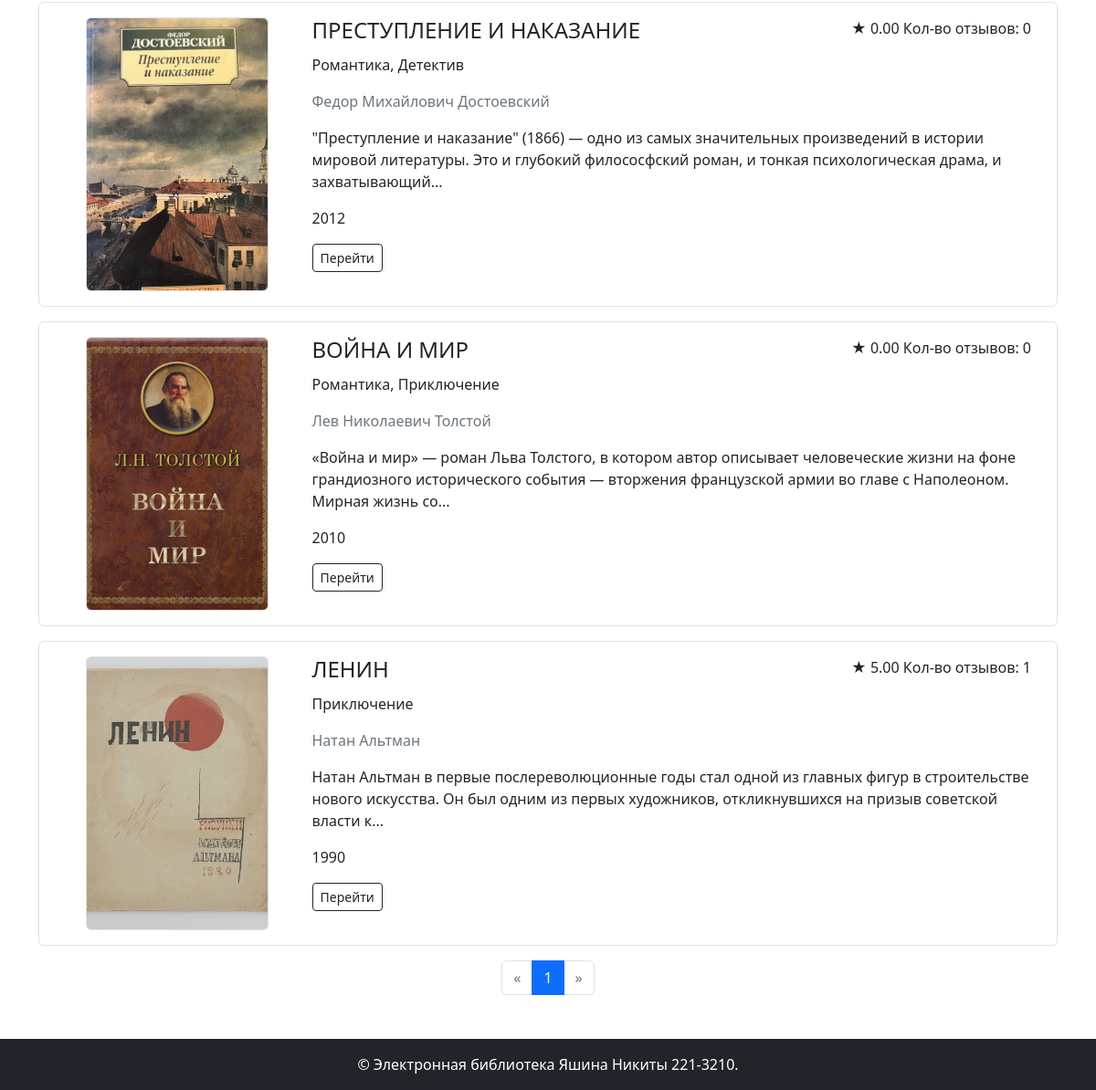
/books/ (lower part), run on an earlier commit of the app's database.
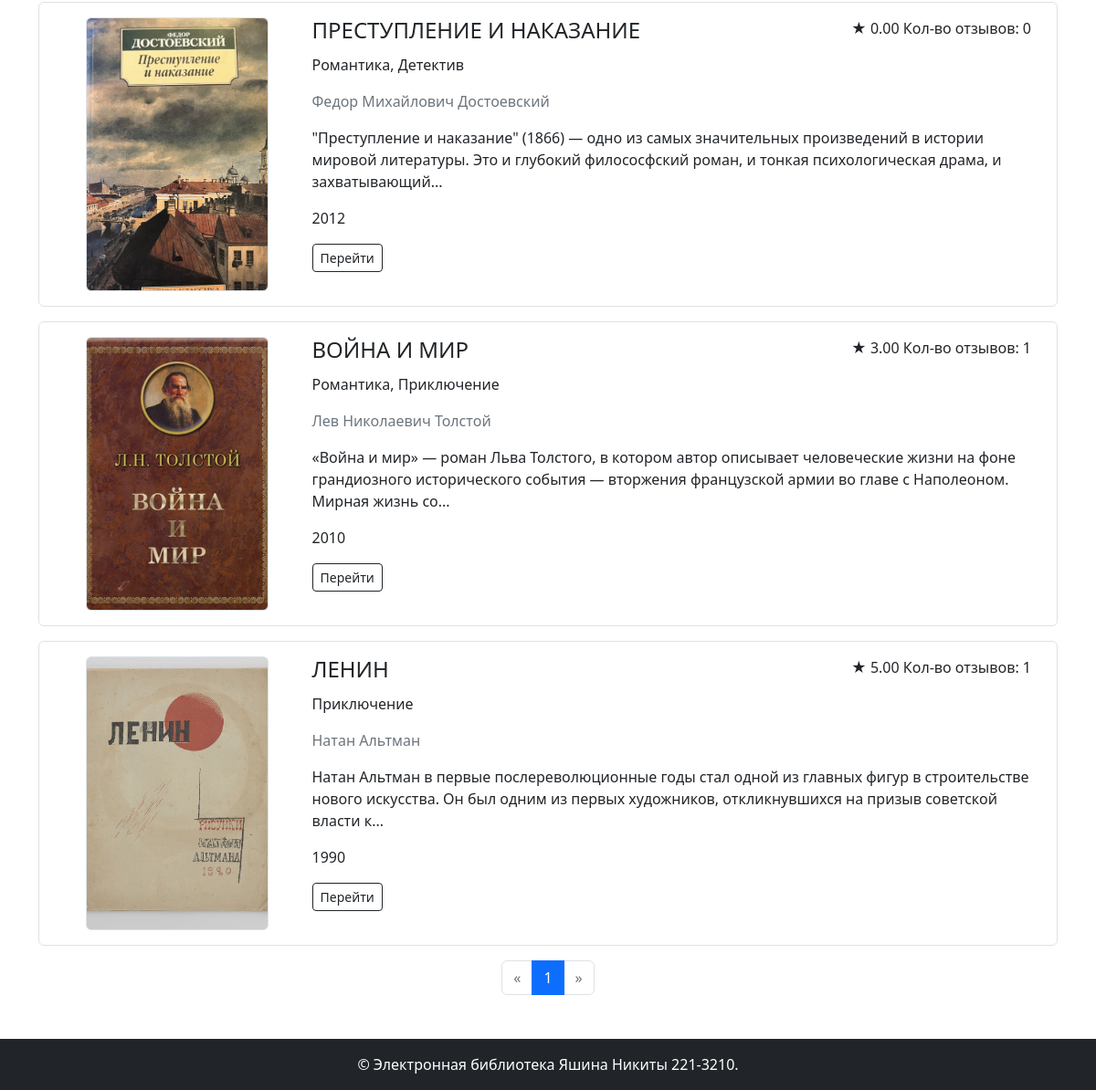
And on a later commit of the database.
### models.py (models this page shows)
class Book(db.Model):
    id = db.Column(db.Integer, primary_key=True)
    title = db.Column(db.String, nullable=False)
    description = db.Column(db.Text, nullable=False)
    year = db.Column(db.Integer, nullable=False)
    publisher = db.Column(db.String, nullable=False)
    author = db.Column(db.String, nullable=False)
    pages = db.Column(db.Integer, nullable=False)
    cover_id = db.Column(db.Integer, db.ForeignKey('cover.id'), nullable=False)
    rating_count = db.Column(db.Integer, nullable=False)
    rating_sum = db.Column(db.Integer, nullable=False)
    cover = db.relationship('Cover', backref=db.backref('books', lazy=True))
    genres = db.relationship('Genre', secondary='book_genre', backref=db.backref('books', lazy='dynamic'))
    @property
    def rating(self):
        try:
            return self.rating_sum / self.rating_count
        except ZeroDivisionError:
            return 0

### books.py (the view)
@books_bp.route('/')
def index():
    req = db.select(Book).order_by(Book.year.desc())
    if request.args.get('name'):
        req = req.filter(Book.title.ilike(f'%{request.args.get("name")}%'))
    if len(request.args.getlist('genre_ids')):
        req = req.join(Book.genres).filter(Genre.id.in_(request.args.getlist("genre_ids")))
    page = request.args.get('page', 1, type=int)
    pagination = db.paginate(req, page=page, per_page=10)
    books = pagination.items
    genres = db.session.execute(db.select(Genre)).scalars()
    return render_template('books/index.html',
                           books=books,
                           genres=genres,
                           pagination=pagination,
                           search_params=search_params())

### books.py (called while the page is built)
def search_params():
    return {
        'name': request.args.get('name'),
        'genre_ids': [x for x in request.args.getlist('genre_ids') if x],
    }

### templates/books/index.html (shortened to what this page needs)
{% extends 'base.html' %}
{% from 'pagination.html' import render_pagination %}
{% block content %}
<div class="container">
    <div class="books-list container-fluid mt-3 mb-3">
        {% for book in books %}
            <div class="row p-3 border rounded mb-3" data-url="{{ url_for('books.show', book_id=book.id) }}">
                <div class="col-md-3 mb-3 mb-md-0 d-flex align-items-center justify-content-center">
                    <div class="book-logo img-fluid img-thumbnail" style="background-image: url({{ url_for('image', image_id=book.cover_id) }});">
                    </div>
                </div>
                <div class="col-md-9 align-items-center">
                    <div class="d-flex">
                        <h4 class="text-uppercase">{{ book.title }}</h4>
                        <p class="ms-auto rating">
                            <span>★</span> <span>{{ "%.2f" | format(book.rating) }}</span> <span>Кол-во отзывов: {{ book.rating_count }}</span>
                        </p>
                    </div>
                    <p>{{ book.genres | map(attribute='name') | join(', ') }}</p>
                    <p class="text-muted my-3">{{ book.author }}</p>
                    <p>{{ book.description | truncate(200) }}</p>
                    <p>{{book.year}}</p>
                    <a href="{{ url_for('books.show', book_id=book.id) }}" class="btn btn-sm btn-outline-dark me-2">Перейти</a>
                </div>
            </div>
        {% endfor %}
    </div>
    <div class="mb-5">
        {{ render_pagination(pagination, request.endpoint, search_params) }}
    </div>
</div>
{% endblock %}

What changed in the data, as far as the page shows it:
changed Book "ВОЙНА И МИР": rating "0.00" → "3.00"; rating_count "0" → "1"
